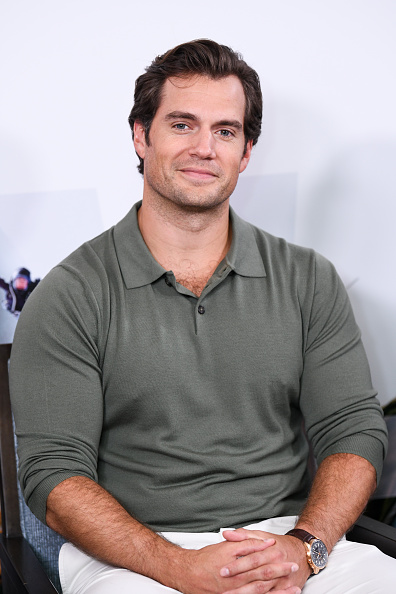
#> input picture PA 5/P14/Papucho.jpg, 396 x 594 px
$ python otro.py
#> lines starting #> are read from the running program, lines starting #| are printed output that depends on the picture
import cv2
import numpy as np
img = cv2.imread("Papucho.jpg")
#> img is the input picture: shape (594, 396, 3); mean B, G, R 151.1, 149.8, 158.8

h,w,c = img.shape
#> h = 594; w = 396; c = 3

nueva = np.zeros((h,w), np.uint8)


for fila in range(h):
    for columna in range(w):
        nueva[fila,columna] = np.average(img[fila,columna])
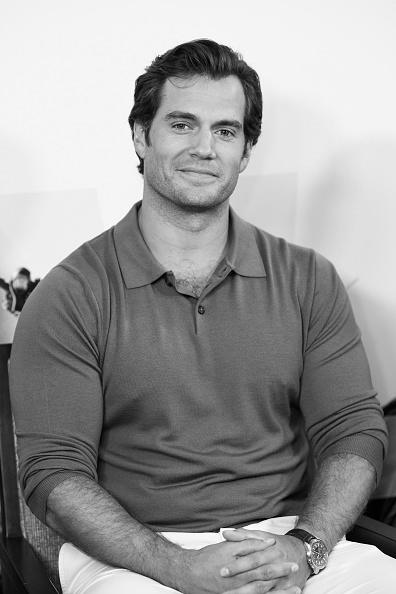
#> nueva: shape (594, 396); min 0, max 255, mean 153

cv2.imshow("Original", img)
cv2.imshow("Nueva", nueva)

cv2.waitKey(0)
